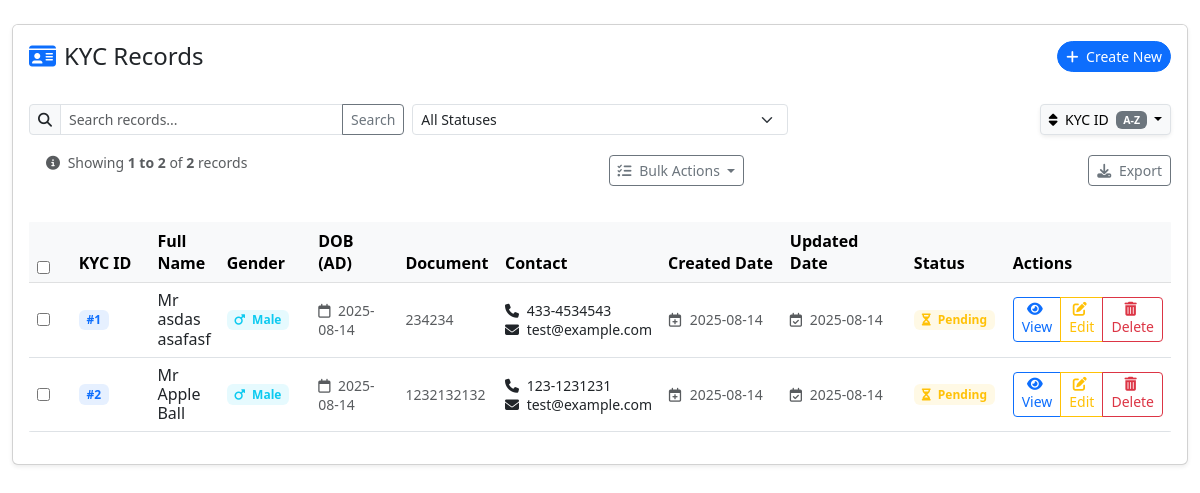
/kyc_list/, run on the app's committed database.
### kyc/models.py (models this page shows, shortened)
class KYCModel(models.Model):
    kyc_id = models.AutoField(primary_key=True)
    salutation = models.CharField(max_length=10, choices=SALUTATION_CHOICES, default='Mr')
    first_name = models.CharField(max_length=50, blank=False, null=False)
    middle_name = models.CharField(max_length=100, blank=True, null=True)
    last_name = models.CharField(max_length=50, blank=False, null=False)
    nep_name = models.CharField(max_length=100, blank=True, null=True)
    gender = models.CharField(max_length=10, choices=GENDER_CHOICES, default='Male')
    nationality = models.CharField(max_length=50, choices=NATIONALITY_CHOICES, default='Nepalese')
    date_of_birth_ad = models.DateField(blank=True, null=True, default=datetime.date.today)
    dob_bs = NepaliDateField(blank=True, null=True)
    father_name = models.CharField(max_length=100, blank=True, null=True)
    nep_father_name = models.CharField(max_length=100, blank=True, null=True)
    mother_name = models.CharField(max_length=100, blank=True, null=True)
    grand_father_name = models.CharField(max_length=100, blank=True, null=True)
    grandfather_in_law_name = models.CharField(max_length=100, blank=True, null=True)
    spouse_name = models.CharField(max_length=100, blank=True, null=True)
    father_in_law_name = models.CharField(max_length=100, blank=True, null=True)
    father_mother_name = models.CharField(max_length=100, blank=True, null=True)
    son_name = models.CharField(max_length=100, blank=True, null=True)
    daughter_name = models.CharField(max_length=100, blank=True, null=True)
    daughter_in_law_name = models.CharField(max_length=100, blank=True, null=True)
    proposer_full_name = models.CharField(max_length=100, blank=True, null=True)
    age_proof_doc = models.CharField(max_length=50, choices=AGE_PROOF_DOC_CHOICES, default='Citizenship')
    document_number = models.CharField(max_length=100, verbose_name="Document Number", blank=False)
    document_issued_date_bs = NepaliDateField(verbose_name="Document Issued Date (B.S.)")
    document_issued_date = models.DateField(verbose_name="Document Issued Date (A.D.)")
    issued_place = models.CharField(max_length=100, choices=ISSUED_PLACE_CHOICES, blank=True, null=True)
    birth_place = models.CharField(max_length=50, blank=True, null=True)
    address = models.CharField(max_length=255, blank=True, null=True)
    address_nepali = models.CharField(max_length=255, blank=True, null=True)
    permanent_address = models.CharField(max_length=255, blank=True, null=True)
    temporary_address = models.CharField(max_length=255, blank=True, null=True)
    temporary_district = models.CharField(max_length=100, blank=True, null=True)
    ward_no = models.CharField(max_length=10, blank=True, null=True)
    house_no = models.CharField(max_length=10, blank=True, null=True, default='0')
    local_unit = models.CharField(max_length=50, choices=LOCAL_UNIT_CHOICES, default='Municipality')
    structure = models.CharField(max_length=50, choices=STRUCTURE_CHOICES, default='Metropolitan City')
    email = models.EmailField(blank=True, null=True, default='test@example.com')
    mobile = models.CharField(max_length=20)
    phone_no = models.CharField(max_length=20, blank=True, null=True)
    qualification = models.CharField(max_length=100, choices=QUALIFICATION_CHOICES, blank=True, null=True)
    profession = models.CharField(max_length=50, choices=PROFESSION_CHOICES, default='Service')
    income_mode = models.CharField(max_length=50, choices=INCOME_MODE_CHOICES, default='Salary')
    income_amount = models.DecimalField(max_digits=12, decimal_places=2, blank=True, null=True, default=0.00)
    pan_no = models.CharField(max_length=20, blank=True, null=True)
    bank_ac_name = models.CharField(max_length=100, blank=True, null=True)
    bank_ac_no = models.CharField(max_length=50, blank=True, null=True)
    office_address = models.CharField(max_length=255, blank=True, null=True)
    firm_name = models.CharField(max_length=100, blank=True, null=True)
    risk_category = models.CharField(max_length=10, choices=RISK_CHOICES, default='LOW', verbose_name="Risk Category")
    is_politically_involved = models.BooleanField(default=False)
    is_aml_crime = models.BooleanField(default=False)
    is_family_politically_involved = models.BooleanField(default=False)
    is_family_aml_crime = models.BooleanField(default=False)
    created_date = models.DateTimeField(default=timezone.now)
    updated_date = models.DateTimeField(auto_now=True)
    class Meta:
        verbose_name = 'KYC Detail'
        verbose_name_plural = 'KYC Details'

### kyc/views.py (the view, shortened to what this page needs)
# urls.py: path('kyc_list/', views.kyc_list_view, name='kyc_list'),
def kyc_list_view(request):
    order_by = request.GET.get('order_by', 'kyc_id')
    order_dir = request.GET.get('order_dir', 'asc')
    search_term = request.GET.get('search', '').strip()
    status_filter = request.GET.get('status', '').lower()
    page_number = request.GET.get('page', 1)
    valid_fields = {
        'kyc_id': 'kyc_id',
        'first_name': 'first_name',
        'last_name': 'last_name',
        'date_of_birth_ad': 'date_of_birth_ad',
        'gender': 'gender'
    }
    order_by = valid_fields.get(order_by, 'kyc_id')
    order_dir = 'desc' if order_dir == 'desc' else 'asc'
    kycs = KYCModel.objects.all()
    if status_filter in ['pending', 'approved', 'rejected']:
        kycs = kycs.filter(status=status_filter)
    order_prefix = '-' if order_dir == 'desc' else ''
    kycs = kycs.order_by(f'{order_prefix}{order_by}')
    paginator = Paginator(kycs, 20)
    try:
        page_obj = paginator.page(page_number)
    except:
        page_obj = paginator.page(1)
    query_params = []
    if search_term:
        query_params.append(f'search={search_term}')
    if status_filter:
        query_params.append(f'status={status_filter}')
    if order_by != 'kyc_id':
        query_params.append(f'order_by={order_by}')
    if order_dir != 'asc':
        query_params.append(f'order_dir={order_dir}')
    query_string = '&'.join(query_params)
    if query_string:
        query_string = f'&{query_string}'
    context = {
        'kycs': page_obj,
        'order_by': order_by,
        'order_dir': order_dir,
        'search_term': search_term,
        'status_filter': status_filter,
        'is_paginated': page_obj.has_other_pages(),
        'total_records': paginator.count,
        'query_string': query_string,
        'request': request
    }
    return render(request, 'kyc_list.html', context)

### kyc/templates/kyc_list.html (shortened to what this page needs)
{% load static %}
{% block content %}
<div class="container-fluid py-4">
    <div class="card shadow-sm">
        <div class="card-header bg-white border-bottom-0 py-3">
            <div class="d-flex justify-content-between align-items-center">
                <h4 class="mb-0">
                    <i class="fas fa-id-card me-2 text-primary"></i>KYC Records
                </h4>
                <div>
                    <a href="{% url 'kyc:kyc_create' %}" class="btn btn-primary btn-sm rounded-pill">
                        <i class="fas fa-plus me-1"></i> Create New
                    </a>
                </div>
            </div>
        </div>
        <div class="card-body">
            <div class="row mb-3 g-2">
                <div class="col-md-4">
                    <div class="input-group input-group-sm">
                        <span class="input-group-text bg-light"><i class="fas fa-search"></i></span>
                        <input type="text" class="form-control" placeholder="Search records..." id="kycSearch">
                        <button class="btn btn-outline-secondary" type="button" id="searchBtn">Search</button>
                    </div>
                </div>
                <div class="col-md-4">
                    <select class="form-select form-select-sm" id="statusFilter">
                        <option value="">All Statuses</option>
                    </select>
                </div>
                <div class="col-md-4 text-md-end"><div class="btn-group shadow-sm" role="group">
    <button type="button" class="btn btn-light btn-sm dropdown-toggle border" data-bs-toggle="dropdown">
        <i class="fas fa-sort me-1"></i>
        {% if order_by == 'kyc_id' %}KYC ID
        {% elif order_by == 'first_name' %}First Name
        {% elif order_by == 'last_name' %}Last Name
        {% elif order_by == 'date_of_birth_ad' %}Date of Birth
        {% elif order_by == 'gender' %}Gender
        {% else %}Sort By{% endif %}
        <span class="badge bg-secondary ms-1">
            {% if order_dir == 'asc' %}A-Z{% else %}Z-A{% endif %}
        </span>
    </button>
</div>
            </div>
<div class="d-flex justify-content-between align-items-center mb-3">
    <div class="d-flex flex-row mb-3">
        <div class="alert py-2 mb-0">
            <small class="text-muted">
                <i class="fas fa-info-circle me-1"></i> Showing <strong>{{ kycs.start_index }} to {{ kycs.end_index }}</strong> of <strong>{{ total_records }}</strong> records
            </small>
        </div>
</div>
<div class="btn-group">
    <button type="button" class="btn btn-sm btn-outline-secondary dropdown-toggle" data-bs-toggle="dropdown">
        <i class="fas fa-tasks me-1"></i> Bulk Actions
    </button>
</div>
    <div>
        <button class="btn btn-sm btn-outline-secondary" id="exportBtn">
            <i class="fas fa-download me-1"></i> Export
        </button>
    </div>
</div>
            <div class="table-responsive rounded">
                <table class="table table-hover align-middle mb-0" id="kycTable">
                    <thead class="table-light">
                        <tr>
                             <th width="50">
            <input type="checkbox" id="selectAll">
        </th>
                            <th width="100">KYC ID</th>
                            <th>Full Name</th>
                            <th width="100">Gender</th>
                            <th width="110">DOB (AD)</th>
                            <th width="100">Document</th>
                            <th width="120">Contact</th>
                            <th width="150">Created Date</th>
                            <th width="150">Updated Date</th>
                            <th width="100">Status</th>
                            <th width="80">Actions</th>
                        </tr>
                    </thead>
                    <tbody>
                        {% for kyc in kycs %}
                        <tr class="position-relative">
                            <td>
                                <input type="checkbox" class="row-checkbox" data-id="{{ kyc.kyc_id }}">
                            </td>
                            <td data-label="KYC ID">
                                <span class="badge bg-primary bg-opacity-10 text-primary">#{{ kyc.kyc_id|default:"-" }}</span>
                            </td>
                            <td data-label="Full Name">
                                <div class="d-flex align-items-center">
                                    <div>
                                        <h6 class="mb-0">{{ kyc.salutation }} {{ kyc.first_name }}
                                            {{ kyc.last_name }}</h6>
                                    </div>
                                </div>
                            </td>
                            <td data-label="Gender">
                                {% if kyc.gender == 'Male' %}
                                    <span class="badge bg-info bg-opacity-10 text-info">
                                        <i class="fas fa-mars me-1"></i> {{ kyc.gender }}
                                    </span>
                                {% elif kyc.gender == 'Female' %}
                                    <span class="badge bg-danger bg-opacity-10 text-danger">
                                        <i class="fas fa-venus me-1"></i> {{ kyc.gender }}
                                    </span>
                                {% else %}
                                    <span class="badge bg-secondary bg-opacity-10 text-secondary">
                                        <i class="fas fa-genderless me-1"></i> {{ kyc.gender|default:"-" }}
                                    </span>
                                {% endif %}
                            </td>
                            <td data-label="DOB (AD)">
                                <small class="text-muted">
                                    <i class="far fa-calendar me-1"></i> {{ kyc.date_of_birth_ad|date:"Y-m-d"|default:"-" }}
                                </small>
                            </td>
                            <td data-label="Document">
                                <small>
                                    <div class="text-muted">{{ kyc.document_number|default:"-" }}</div>
                                </small>
                            </td>
                            <td data-label="Contact">
                                <small>
                                    <div><i class="fas fa-phone me-1"></i> {{ kyc.mobile|default:"-" }}</div>
                                    <div class="text-truncate" style="max-width: 150px;">
                                        <i class="fas fa-envelope me-1"></i> {{ kyc.email|default:"-" }}
                                    </div>
                                </small>
                            </td>
                                                           <td data-label="Created">
                    <div class="d-flex flex-column">
                        <small class="text-muted">
                            <i class="far fa-calendar-plus me-1"></i>
                            {{ kyc.created_date|date:"Y-m-d" }}
                        </small>
                    </div>
                </td>
                <td data-label="Updated">
                    <div class="d-flex flex-column">
                        <small class="text-muted">
                            <i class="far fa-calendar-check me-1"></i>
                            {{ kyc.updated_date|date:"Y-m-d" }}
                        </small>
                    </div>
                </td>
                            <td data-label="Status">
                                {% if kyc.status == 'approved' %}
                                    <span class="badge bg-success bg-opacity-10 text-success">
                                        <i class="fas fa-check-circle me-1"></i> Approved
                                    </span>
                                {% elif kyc.status == 'rejected' %}
                                    <span class="badge bg-danger bg-opacity-10 text-danger">
                                        <i class="fas fa-times-circle me-1"></i> Rejected
                                    </span>
                                {% else %}
                                    <span class="badge bg-warning bg-opacity-10 text-warning">
                                        <i class="fas fa-hourglass-half me-1"></i> Pending
                                    </span>
                                {% endif %}
                            </td>
                            <td data-label="Actions">
                                <div class="d-flex">
                                 <div class="btn-group" role="group">
   <a href="{% url 'kyc:kyc_detail' kyc.kyc_id %}" class="btn btn-sm btn-outline-primary"
       data-bs-toggle="tooltip" title="View Details">
        <i class="fas fa-eye me-1"></i> View
    </a>
 <a href="{% url 'kyc:kyc_update' kyc.kyc_id %}" class="btn btn-sm btn-outline-warning">
    <i class="fas fa-edit me-1"></i> Edit
</a>
    <button type="button" class="btn btn-sm btn-outline-danger delete-btn"
            data-id="{{ kyc.kyc_id }}" data-bs-toggle="tooltip" title="Delete Record">
        <i class="fas fa-trash-alt me-1"></i> Delete
    </button>
</div>
                            </td>
                        </tr>
                        {% endfor %}
                    </tbody>
                </table>
</div>
        </div>
    </div>
</div>
{% endblock %}
<link href="https://cdn.jsdelivr.net/npm/bootstrap@5.3.0/dist/css/bootstrap.min.css" rel="stylesheet">
<link rel="stylesheet" href="https://cdnjs.cloudflare.com/ajax/libs/font-awesome/6.4.0/css/all.min.css">

### data on the page
KYCModel: kyc_id "1", salutation "Mr", first_name "asdas", last_name "asafasf", gender "Male", date_of_birth_ad "2025-08-14", document_number "234234", mobile "433-4534543", email "test@example.com", created_date "2025-08-14", updated_date "2025-08-14"
KYCModel: kyc_id "2", salutation "Mr", first_name "Apple", last_name "Ball", gender "Male", date_of_birth_ad "2025-08-14", document_number "1232132132", mobile "123-1231231", email "test@example.com", created_date "2025-08-14", updated_date "2025-08-14"

### other printed values
{{ kycs.start_index }} "1"
{{ kycs.end_index }} "2"
{{ total_records }} "2"
